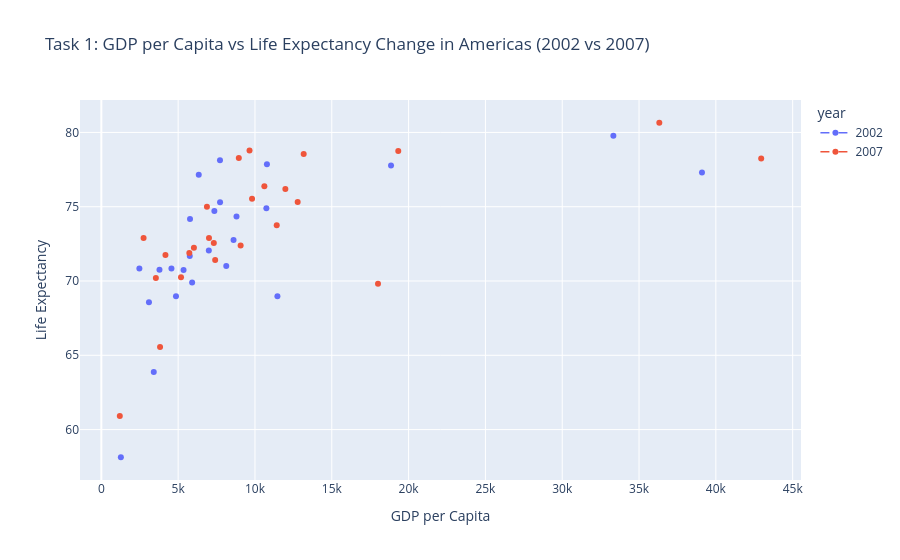

The notebook cell this image was saved under:
### Markdown cell above
## Task 1 — Scatter: life expectancy change over time

**What to build:** A scatter showing **GDP per capita vs life expectancy** for **two years** (2002 and 2007) to show how both moved — use **colour for year** (just 2 colours), **one continent only**.

Choose any continent except Africa (that was the example). Highlight the change direction.

## > 💡 Filter: `df.loc[df['continent'] == 'YOUR_CHOICE']` then filter years

### Code cell
import pandas as pd
import plotly.express as px

df = px.data.gapminder()

chosen_continent = 'Americas'
filtered_df = df.loc[
    (df['continent'] == chosen_continent) & 
    (df['year'].isin([2002, 2007]))
].copy()

filtered_df['year'] = filtered_df['year'].astype(str)
filtered_df = filtered_df.sort_values(['country', 'year'])

fig = px.line(
    filtered_df, 
    x='gdpPercap', 
    y='lifeExp', 
    color='year',          
    line_group='country',  
    hover_name='country',
    title=f'Task 1: GDP per Capita vs Life Expectancy Change in {chosen_continent} (2002 vs 2007)',
    labels={'gdpPercap': 'GDP per Capita', 'lifeExp': 'Life Expectancy'},
    markers=True           
)

fig.update_traces(line=dict(width=1.5, dash='dash'))

fig.show()

### Figure 1 — Plotly figure (JSON) as saved in the notebook; plotly's stock layout.template omitted (floating-point values rounded to 4 significant figures)
{"data": [{"hovertemplate": "<b>%{hovertext}</b><br><br>year=2002<br>country=Argentina<br>GDP per Capita=%{x}<br>Life Expectancy=%{y}<extra></extra>", "hovertext": ["Argentina"], "legendgroup": "2002", "line": {"color": "#636efa", "dash": "dash", "width": 1.5}, "marker": {"symbol": "circle"}, "mode": "lines+markers", "name": "2002", "orientation": "v", "showlegend": true, "type": "scatter", "x": [8798.0], "xaxis": "x", "y": [74.34], "yaxis": "y"}, {"hovertemplate": "<b>%{hovertext}</b><br><br>year=2002<br>country=Bolivia<br>GDP per Capita=%{x}<br>Life Expectancy=%{y}<extra></extra>", "hovertext": ["Bolivia"], "legendgroup": "2002", "line": {"color": "#636efa", "dash": "dash", "width": 1.5}, "marker": {"symbol": "circle"}, "mode": "lines+markers", "name": "2002", "orientation": "v", "showlegend": false, "type": "scatter", "x": [3413.0], "xaxis": "x", "y": [63.88], "yaxis": "y"}, {"hovertemplate": "<b>%{hovertext}</b><br><br>year=2002<br>country=Brazil<br>GDP per Capita=%{x}<br>Life Expectancy=%{y}<extra></extra>", "hovertext": ["Brazil"], "legendgroup": "2002", "line": {"color": "#636efa", "dash": "dash", "width": 1.5}, "marker": {"symbol": "circle"}, "mode": "lines+markers", "name": "2002", "orientation": "v", "showlegend": false, "type": "scatter", "x": [8131.0], "xaxis": "x", "y": [71.01], "yaxis": "y"}, {"hovertemplate": "<b>%{hovertext}</b><br><br>year=2002<br>country=Canada<br>GDP per Capita=%{x}<br>Life Expectancy=%{y}<extra></extra>", "hovertext": ["Canada"], "legendgroup": "2002", "line": {"color": "#636efa", "dash": "dash", "width": 1.5}, "marker": {"symbol": "circle"}, "mode": "lines+markers", "name": "2002", "orientation": "v", "showlegend": false, "type": "scatter", "x": [33330.0], "xaxis": "x", "y": [79.77], "yaxis": "y"}, {"hovertemplate": "<b>%{hovertext}</b><br><br>year=2002<br>country=Chile<br>GDP per Capita=%{x}<br>Life Expectancy=%{y}<extra></extra>", "hovertext": ["Chile"], "legendgroup": "2002", "line": {"color": "#636efa", "dash": "dash", "width": 1.5}, "marker": {"symbol": "circle"}, "mode": "lines+markers", "name": "2002", "orientation": "v", "showlegend": false, "type": "scatter", "x": [10780.0], "xaxis": "x", "y": [77.86], "yaxis": "y"}, {"hovertemplate": "<b>%{hovertext}</b><br><br>year=2002<br>country=Colombia<br>GDP per Capita=%{x}<br>Life Expectancy=%{y}<extra></extra>", "hovertext": ["Colombia"], "legendgroup": "2002", "line": {"color": "#636efa", "dash": "dash", "width": 1.5}, "marker": {"symbol": "circle"}, "mode": "lines+markers", "name": "2002", "orientation": "v", "showlegend": false, "type": "scatter", "x": [5755.0], "xaxis": "x", "y": [71.68], "yaxis": "y"}, {"hovertemplate": "<b>%{hovertext}</b><br><br>year=2002<br>country=Costa Rica<br>GDP per Capita=%{x}<br>Life Expectancy=%{y}<extra></extra>", "hovertext": ["Costa Rica"], "legendgroup": "2002", "line": {"color": "#636efa", "dash": "dash", "width": 1.5}, "marker": {"symbol": "circle"}, "mode": "lines+markers", "name": "2002", "orientation": "v", "showlegend": false, "type": "scatter", "x": [7723.0], "xaxis": "x", "y": [78.12], "yaxis": "y"}, {"hovertemplate": "<b>%{hovertext}</b><br><br>year=2002<br>country=Cuba<br>GDP per Capita=%{x}<br>Life Expectancy=%{y}<extra></extra>", "hovertext": ["Cuba"], "legendgroup": "2002", "line": {"color": "#636efa", "dash": "dash", "width": 1.5}, "marker": {"symbol": "circle"}, "mode": "lines+markers", "name": "2002", "orientation": "v", "showlegend": false, "type": "scatter", "x": [6341.0], "xaxis": "x", "y": [77.16], "yaxis": "y"}, {"hovertemplate": "<b>%{hovertext}</b><br><br>year=2002<br>country=Dominican Republic<br>GDP per Capita=%{x}<br>Life Expectancy=%{y}<extra></extra>", "hovertext": ["Dominican Republic"], "legendgroup": "2002", "line": {"color": "#636efa", "dash": "dash", "width": 1.5}, "marker": {"symbol": "circle"}, "mode": "lines+markers", "name": "2002", "orientation": "v", "showlegend": false, "type": "scatter", "x": [4564.0], "xaxis": "x", "y": [70.85], "yaxis": "y"}, {"hovertemplate": "<b>%{hovertext}</b><br><br>year=2002<br>country=Ecuador<br>GDP per Capita=%{x}<br>Life Expectancy=%{y}<extra></extra>", "hovertext": ["Ecuador"], "legendgroup": "2002", "line": {"color": "#636efa", "dash": "dash", "width": 1.5}, "marker": {"symbol": "circle"}, "mode": "lines+markers", "name": "2002", "orientation": "v", "showlegend": false, "type": "scatter", "x": [5773.0], "xaxis": "x", "y": [74.17], "yaxis": "y"}, {"hovertemplate": "<b>%{hovertext}</b><br><br>year=2002<br>country=El Salvador<br>GDP per Capita=%{x}<br>Life Expectancy=%{y}<extra></extra>", "hovertext": ["El Salvador"], "legendgroup": "2002", "line": {"color": "#636efa", "dash": "dash", "width": 1.5}, "marker": {"symbol": "circle"}, "mode": "lines+markers", "name": "2002", "orientation": "v", "showlegend": false, "type": "scatter", "x": [5352.0], "xaxis": "x", "y": [70.73], "yaxis": "y"}, {"hovertemplate": "<b>%{hovertext}</b><br><br>year=2002<br>country=Guatemala<br>GDP per Capita=%{x}<br>Life Expectancy=%{y}<extra></extra>", "hovertext": ["Guatemala"], "legendgroup": "2002", "line": {"color": "#636efa", "dash": "dash", "width": 1.5}, "marker": {"symbol": "circle"}, "mode": "lines+markers", "name": "2002", "orientation": "v", "showlegend": false, "type": "scatter", "x": [4858.0], "xaxis": "x", "y": [68.98], "yaxis": "y"}, {"hovertemplate": "<b>%{hovertext}</b><br><br>year=2002<br>country=Haiti<br>GDP per Capita=%{x}<br>Life Expectancy=%{y}<extra></extra>", "hovertext": ["Haiti"], "legendgroup": "2002", "line": {"color": "#636efa", "dash": "dash", "width": 1.5}, "marker": {"symbol": "circle"}, "mode": "lines+markers", "name": "2002", "orientation": "v", "showlegend": false, "type": "scatter", "x": [1270.0], "xaxis": "x", "y": [58.14], "yaxis": "y"}, {"hovertemplate": "<b>%{hovertext}</b><br><br>year=2002<br>country=Honduras<br>GDP per Capita=%{x}<br>Life Expectancy=%{y}<extra></extra>", "hovertext": ["Honduras"], "legendgroup": "2002", "line": {"color": "#636efa", "dash": "dash", "width": 1.5}, "marker": {"symbol": "circle"}, "mode": "lines+markers", "name": "2002", "orientation": "v", "showlegend": false, "type": "scatter", "x": [3100.0], "xaxis": "x", "y": [68.56], "yaxis": "y"}, {"hovertemplate": "<b>%{hovertext}</b><br><br>year=2002<br>country=Jamaica<br>GDP per Capita=%{x}<br>Life Expectancy=%{y}<extra></extra>", "hovertext": ["Jamaica"], "legendgroup": "2002", "line": {"color": "#636efa", "dash": "dash", "width": 1.5}, "marker": {"symbol": "circle"}, "mode": "lines+markers", "name": "2002", "orientation": "v", "showlegend": false, "type": "scatter", "x": [6995.0], "xaxis": "x", "y": [72.05], "yaxis": "y"}, {"hovertemplate": "<b>%{hovertext}</b><br><br>year=2002<br>country=Mexico<br>GDP per Capita=%{x}<br>Life Expectancy=%{y}<extra></extra>", "hovertext": ["Mexico"], "legendgroup": "2002", "line": {"color": "#636efa", "dash": "dash", "width": 1.5}, "marker": {"symbol": "circle"}, "mode": "lines+markers", "name": "2002", "orientation": "v", "showlegend": false, "type": "scatter", "x": [10740.0], "xaxis": "x", "y": [74.9], "yaxis": "y"}, {"hovertemplate": "<b>%{hovertext}</b><br><br>year=2002<br>country=Nicaragua<br>GDP per Capita=%{x}<br>Life Expectancy=%{y}<extra></extra>", "hovertext": ["Nicaragua"], "legendgroup": "2002", "line": {"color": "#636efa", "dash": "dash", "width": 1.5}, "marker": {"symbol": "circle"}, "mode": "lines+markers", "name": "2002", "orientation": "v", "showlegend": false, "type": "scatter", "x": [2475.0], "xaxis": "x", "y": [70.84], "yaxis": "y"}, {"hovertemplate": "<b>%{hovertext}</b><br><br>year=2002<br>country=Panama<br>GDP per Capita=%{x}<br>Life Expectancy=%{y}<extra></extra>", "hovertext": ["Panama"], "legendgroup": "2002", "line": {"color": "#636efa", "dash": "dash", "width": 1.5}, "marker": {"symbol": "circle"}, "mode": "lines+markers", "name": "2002", "orientation": "v", "showlegend": false, "type": "scatter", "x": [7356.0], "xaxis": "x", "y": [74.71], "yaxis": "y"}, {"hovertemplate": "<b>%{hovertext}</b><br><br>year=2002<br>country=Paraguay<br>GDP per Capita=%{x}<br>Life Expectancy=%{y}<extra></extra>", "hovertext": ["Paraguay"], "legendgroup": "2002", "line": {"color": "#636efa", "dash": "dash", "width": 1.5}, "marker": {"symbol": "circle"}, "mode": "lines+markers", "name": "2002", "orientation": "v", "showlegend": false, "type": "scatter", "x": [3784.0], "xaxis": "x", "y": [70.75], "yaxis": "y"}, {"hovertemplate": "<b>%{hovertext}</b><br><br>year=2002<br>country=Peru<br>GDP per Capita=%{x}<br>Life Expectancy=%{y}<extra></extra>", "hovertext": ["Peru"], "legendgroup": "2002", "line": {"color": "#636efa", "dash": "dash", "width": 1.5}, "marker": {"symbol": "circle"}, "mode": "lines+markers", "name": "2002", "orientation": "v", "showlegend": false, "type": "scatter", "x": [5909.0], "xaxis": "x", "y": [69.91], "yaxis": "y"}, {"hovertemplate": "<b>%{hovertext}</b><br><br>year=2002<br>country=Puerto Rico<br>GDP per Capita=%{x}<br>Life Expectancy=%{y}<extra></extra>", "hovertext": ["Puerto Rico"], "legendgroup": "2002", "line": {"color": "#636efa", "dash": "dash", "width": 1.5}, "marker": {"symbol": "circle"}, "mode": "lines+markers", "name": "2002", "orientation": "v", "showlegend": false, "type": "scatter", "x": [18860.0], "xaxis": "x", "y": [77.78], "yaxis": "y"}, {"hovertemplate": "<b>%{hovertext}</b><br><br>year=2002<br>country=Trinidad and Tobago<br>GDP per Capita=%{x}<br>Life Expectancy=%{y}<extra></extra>", "hovertext": ["Trinidad and Tobago"], "legendgroup": "2002", "line": {"color": "#636efa", "dash": "dash", "width": 1.5}, "marker": {"symbol": "circle"}, "mode": "lines+markers", "name": "2002", "orientation": "v", "showlegend": false, "type": "scatter", "x": [11460.0], "xaxis": "x", "y": [68.98], "yaxis": "y"}, {"hovertemplate": "<b>%{hovertext}</b><br><br>year=2002<br>country=United States<br>GDP per Capita=%{x}<br>Life Expectancy=%{y}<extra></extra>", "hovertext": ["United States"], "legendgroup": "2002", "line": {"color": "#636efa", "dash": "dash", "width": 1.5}, "marker": {"symbol": "circle"}, "mode": "lines+markers", "name": "2002", "orientation": "v", "showlegend": false, "type": "scatter", "x": [39100.0], "xaxis": "x", "y": [77.31], "yaxis": "y"}, {"hovertemplate": "<b>%{hovertext}</b><br><br>year=2002<br>country=Uruguay<br>GDP per Capita=%{x}<br>Life Expectancy=%{y}<extra></extra>", "hovertext": ["Uruguay"], "legendgroup": "2002", "line": {"color": "#636efa", "dash": "dash", "width": 1.5}, "marker": {"symbol": "circle"}, "mode": "lines+markers", "name": "2002", "orientation": "v", "showlegend": false, "type": "scatter", "x": [7727.0], "xaxis": "x", "y": [75.31], "yaxis": "y"}, {"hovertemplate": "<b>%{hovertext}</b><br><br>year=2002<br>country=Venezuela<br>GDP per Capita=%{x}<br>Life Expectancy=%{y}<extra></extra>", "hovertext": ["Venezuela"], "legendgroup": "2002", "line": {"color": "#636efa", "dash": "dash", "width": 1.5}, "marker": {"symbol": "circle"}, "mode": "lines+markers", "name": "2002", "orientation": "v", "showlegend": false, "type": "scatter", "x": [8605.0], "xaxis": "x", "y": [72.77], "yaxis": "y"}, {"hovertemplate": "<b>%{hovertext}</b><br><br>year=2007<br>country=Argentina<br>GDP per Capita=%{x}<br>Life Expectancy=%{y}<extra></extra>", "hovertext": ["Argentina"], "legendgroup": "2007", "line": {"color": "#EF553B", "dash": "dash", "width": 1.5}, "marker": {"symbol": "circle"}, "mode": "lines+markers", "name": "2007", "orientation": "v", "showlegend": true, "type": "scatter", "x": [12780.0], "xaxis": "x", "y": [75.32], "yaxis": "y"}, {"hovertemplate": "<b>%{hovertext}</b><br><br>year=2007<br>country=Bolivia<br>GDP per Capita=%{x}<br>Life Expectancy=%{y}<extra></extra>", "hovertext": ["Bolivia"], "legendgroup": "2007", "line": {"color": "#EF553B", "dash": "dash", "width": 1.5}, "marker": {"symbol": "circle"}, "mode": "lines+markers", "name": "2007", "orientation": "v", "showlegend": false, "type": "scatter", "x": [3822.0], "xaxis": "x", "y": [65.55], "yaxis": "y"}, {"hovertemplate": "<b>%{hovertext}</b><br><br>year=2007<br>country=Brazil<br>GDP per Capita=%{x}<br>Life Expectancy=%{y}<extra></extra>", "hovertext": ["Brazil"], "legendgroup": "2007", "line": {"color": "#EF553B", "dash": "dash", "width": 1.5}, "marker": {"symbol": "circle"}, "mode": "lines+markers", "name": "2007", "orientation": "v", "showlegend": false, "type": "scatter", "x": [9066.0], "xaxis": "x", "y": [72.39], "yaxis": "y"}, {"hovertemplate": "<b>%{hovertext}</b><br><br>year=2007<br>country=Canada<br>GDP per Capita=%{x}<br>Life Expectancy=%{y}<extra></extra>", "hovertext": ["Canada"], "legendgroup": "2007", "line": {"color": "#EF553B", "dash": "dash", "width": 1.5}, "marker": {"symbol": "circle"}, "mode": "lines+markers", "name": "2007", "orientation": "v", "showlegend": false, "type": "scatter", "x": [36320.0], "xaxis": "x", "y": [80.65], "yaxis": "y"}, {"hovertemplate": "<b>%{hovertext}</b><br><br>year=2007<br>country=Chile<br>GDP per Capita=%{x}<br>Life Expectancy=%{y}<extra></extra>", "hovertext": ["Chile"], "legendgroup": "2007", "line": {"color": "#EF553B", "dash": "dash", "width": 1.5}, "marker": {"symbol": "circle"}, "mode": "lines+markers", "name": "2007", "orientation": "v", "showlegend": false, "type": "scatter", "x": [13170.0], "xaxis": "x", "y": [78.55], "yaxis": "y"}, {"hovertemplate": "<b>%{hovertext}</b><br><br>year=2007<br>country=Colombia<br>GDP per Capita=%{x}<br>Life Expectancy=%{y}<extra></extra>", "hovertext": ["Colombia"], "legendgroup": "2007", "line": {"color": "#EF553B", "dash": "dash", "width": 1.5}, "marker": {"symbol": "circle"}, "mode": "lines+markers", "name": "2007", "orientation": "v", "showlegend": false, "type": "scatter", "x": [7007.0], "xaxis": "x", "y": [72.89], "yaxis": "y"}, {"hovertemplate": "<b>%{hovertext}</b><br><br>year=2007<br>country=Costa Rica<br>GDP per Capita=%{x}<br>Life Expectancy=%{y}<extra></extra>", "hovertext": ["Costa Rica"], "legendgroup": "2007", "line": {"color": "#EF553B", "dash": "dash", "width": 1.5}, "marker": {"symbol": "circle"}, "mode": "lines+markers", "name": "2007", "orientation": "v", "showlegend": false, "type": "scatter", "x": [9645.0], "xaxis": "x", "y": [78.78], "yaxis": "y"}, {"hovertemplate": "<b>%{hovertext}</b><br><br>year=2007<br>country=Cuba<br>GDP per Capita=%{x}<br>Life Expectancy=%{y}<extra></extra>", "hovertext": ["Cuba"], "legendgroup": "2007", "line": {"color": "#EF553B", "dash": "dash", "width": 1.5}, "marker": {"symbol": "circle"}, "mode": "lines+markers", "name": "2007", "orientation": "v", "showlegend": false, "type": "scatter", "x": [8948.0], "xaxis": "x", "y": [78.27], "yaxis": "y"}, {"hovertemplate": "<b>%{hovertext}</b><br><br>year=2007<br>country=Dominican Republic<br>GDP per Capita=%{x}<br>Life Expectancy=%{y}<extra></extra>", "hovertext": ["Dominican Republic"], "legendgroup": "2007", "line": {"color": "#EF553B", "dash": "dash", "width": 1.5}, "marker": {"symbol": "circle"}, "mode": "lines+markers", "name": "2007", "orientation": "v", "showlegend": false, "type": "scatter", "x": [6025.0], "xaxis": "x", "y": [72.23], "yaxis": "y"}, {"hovertemplate": "<b>%{hovertext}</b><br><br>year=2007<br>country=Ecuador<br>GDP per Capita=%{x}<br>Life Expectancy=%{y}<extra></extra>", "hovertext": ["Ecuador"], "legendgroup": "2007", "line": {"color": "#EF553B", "dash": "dash", "width": 1.5}, "marker": {"symbol": "circle"}, "mode": "lines+markers", "name": "2007", "orientation": "v", "showlegend": false, "type": "scatter", "x": [6873.0], "xaxis": "x", "y": [74.99], "yaxis": "y"}, {"hovertemplate": "<b>%{hovertext}</b><br><br>year=2007<br>country=El Salvador<br>GDP per Capita=%{x}<br>Life Expectancy=%{y}<extra></extra>", "hovertext": ["El Salvador"], "legendgroup": "2007", "line": {"color": "#EF553B", "dash": "dash", "width": 1.5}, "marker": {"symbol": "circle"}, "mode": "lines+markers", "name": "2007", "orientation": "v", "showlegend": false, "type": "scatter", "x": [5728.0], "xaxis": "x", "y": [71.88], "yaxis": "y"}, {"hovertemplate": "<b>%{hovertext}</b><br><br>year=2007<br>country=Guatemala<br>GDP per Capita=%{x}<br>Life Expectancy=%{y}<extra></extra>", "hovertext": ["Guatemala"], "legendgroup": "2007", "line": {"color": "#EF553B", "dash": "dash", "width": 1.5}, "marker": {"symbol": "circle"}, "mode": "lines+markers", "name": "2007", "orientation": "v", "showlegend": false, "type": "scatter", "x": [5186.0], "xaxis": "x", "y": [70.26], "yaxis": "y"}, {"hovertemplate": "<b>%{hovertext}</b><br><br>year=2007<br>country=Haiti<br>GDP per Capita=%{x}<br>Life Expectancy=%{y}<extra></extra>", "hovertext": ["Haiti"], "legendgroup": "2007", "line": {"color": "#EF553B", "dash": "dash", "width": 1.5}, "marker": {"symbol": "circle"}, "mode": "lines+markers", "name": "2007", "orientation": "v", "showlegend": false, "type": "scatter", "x": [1202.0], "xaxis": "x", "y": [60.92], "yaxis": "y"}, {"hovertemplate": "<b>%{hovertext}</b><br><br>year=2007<br>country=Honduras<br>GDP per Capita=%{x}<br>Life Expectancy=%{y}<extra></extra>", "hovertext": ["Honduras"], "legendgroup": "2007", "line": {"color": "#EF553B", "dash": "dash", "width": 1.5}, "marker": {"symbol": "circle"}, "mode": "lines+markers", "name": "2007", "orientation": "v", "showlegend": false, "type": "scatter", "x": [3548.0], "xaxis": "x", "y": [70.2], "yaxis": "y"}, {"hovertemplate": "<b>%{hovertext}</b><br><br>year=2007<br>country=Jamaica<br>GDP per Capita=%{x}<br>Life Expectancy=%{y}<extra></extra>", "hovertext": ["Jamaica"], "legendgroup": "2007", "line": {"color": "#EF553B", "dash": "dash", "width": 1.5}, "marker": {"symbol": "circle"}, "mode": "lines+markers", "name": "2007", "orientation": "v", "showlegend": false, "type": "scatter", "x": [7321.0], "xaxis": "x", "y": [72.57], "yaxis": "y"}, {"hovertemplate": "<b>%{hovertext}</b><br><br>year=2007<br>country=Mexico<br>GDP per Capita=%{x}<br>Life Expectancy=%{y}<extra></extra>", "hovertext": ["Mexico"], "legendgroup": "2007", "line": {"color": "#EF553B", "dash": "dash", "width": 1.5}, "marker": {"symbol": "circle"}, "mode": "lines+markers", "name": "2007", "orientation": "v", "showlegend": false, "type": "scatter", "x": [11980.0], "xaxis": "x", "y": [76.19], "yaxis": "y"}, {"hovertemplate": "<b>%{hovertext}</b><br><br>year=2007<br>country=Nicaragua<br>GDP per Capita=%{x}<br>Life Expectancy=%{y}<extra></extra>", "hovertext": ["Nicaragua"], "legendgroup": "2007", "line": {"color": "#EF553B", "dash": "dash", "width": 1.5}, "marker": {"symbol": "circle"}, "mode": "lines+markers", "name": "2007", "orientation": "v", "showlegend": false, "type": "scatter", "x": [2749.0], "xaxis": "x", "y": [72.9], "yaxis": "y"}, {"hovertemplate": "<b>%{hovertext}</b><br><br>year=2007<br>country=Panama<br>GDP per Capita=%{x}<br>Life Expectancy=%{y}<extra></extra>", "hovertext": ["Panama"], "legendgroup": "2007", "line": {"color": "#EF553B", "dash": "dash", "width": 1.5}, "marker": {"symbol": "circle"}, "mode": "lines+markers", "name": "2007", "orientation": "v", "showlegend": false, "type": "scatter", "x": [9809.0], "xaxis": "x", "y": [75.54], "yaxis": "y"}, {"hovertemplate": "<b>%{hovertext}</b><br><br>year=2007<br>country=Paraguay<br>GDP per Capita=%{x}<br>Life Expectancy=%{y}<extra></extra>", "hovertext": ["Paraguay"], "legendgroup": "2007", "line": {"color": "#EF553B", "dash": "dash", "width": 1.5}, "marker": {"symbol": "circle"}, "mode": "lines+markers", "name": "2007", "orientation": "v", "showlegend": false, "type": "scatter", "x": [4173.0], "xaxis": "x", "y": [71.75], "yaxis": "y"}, {"hovertemplate": "<b>%{hovertext}</b><br><br>year=2007<br>country=Peru<br>GDP per Capita=%{x}<br>Life Expectancy=%{y}<extra></extra>", "hovertext": ["Peru"], "legendgroup": "2007", "line": {"color": "#EF553B", "dash": "dash", "width": 1.5}, "marker": {"symbol": "circle"}, "mode": "lines+markers", "name": "2007", "orientation": "v", "showlegend": false, "type": "scatter", "x": [7409.0], "xaxis": "x", "y": [71.42], "yaxis": "y"}, {"hovertemplate": "<b>%{hovertext}</b><br><br>year=2007<br>country=Puerto Rico<br>GDP per Capita=%{x}<br>Life Expectancy=%{y}<extra></extra>", "hovertext": ["Puerto Rico"], "legendgroup": "2007", "line": {"color": "#EF553B", "dash": "dash", "width": 1.5}, "marker": {"symbol": "circle"}, "mode": "lines+markers", "name": "2007", "orientation": "v", "showlegend": false, "type": "scatter", "x": [19330.0], "xaxis": "x", "y": [78.75], "yaxis": "y"}, {"hovertemplate": "<b>%{hovertext}</b><br><br>year=2007<br>country=Trinidad and Tobago<br>GDP per Capita=%{x}<br>Life Expectancy=%{y}<extra></extra>", "hovertext": ["Trinidad and Tobago"], "legendgroup": "2007", "line": {"color": "#EF553B", "dash": "dash", "width": 1.5}, "marker": {"symbol": "circle"}, "mode": "lines+markers", "name": "2007", "orientation": "v", "showlegend": false, "type": "scatter", "x": [18010.0], "xaxis": "x", "y": [69.82], "yaxis": "y"}, {"hovertemplate": "<b>%{hovertext}</b><br><br>year=2007<br>country=United States<br>GDP per Capita=%{x}<br>Life Expectancy=%{y}<extra></extra>", "hovertext": ["United States"], "legendgroup": "2007", "line": {"color": "#EF553B", "dash": "dash", "width": 1.5}, "marker": {"symbol": "circle"}, "mode": "lines+markers", "name": "2007", "orientation": "v", "showlegend": false, "type": "scatter", "x": [42950.0], "xaxis": "x", "y": [78.24], "yaxis": "y"}, {"hovertemplate": "<b>%{hovertext}</b><br><br>year=2007<br>country=Uruguay<br>GDP per Capita=%{x}<br>Life Expectancy=%{y}<extra></extra>", "hovertext": ["Uruguay"], "legendgroup": "2007", "line": {"color": "#EF553B", "dash": "dash", "width": 1.5}, "marker": {"symbol": "circle"}, "mode": "lines+markers", "name": "2007", "orientation": "v", "showlegend": false, "type": "scatter", "x": [10610.0], "xaxis": "x", "y": [76.38], "yaxis": "y"}, {"hovertemplate": "<b>%{hovertext}</b><br><br>year=2007<br>country=Venezuela<br>GDP per Capita=%{x}<br>Life Expectancy=%{y}<extra></extra>", "hovertext": ["Venezuela"], "legendgroup": "2007", "line": {"color": "#EF553B", "dash": "dash", "width": 1.5}, "marker": {"symbol": "circle"}, "mode": "lines+markers", "name": "2007", "orientation": "v", "showlegend": false, "type": "scatter", "x": [11420.0], "xaxis": "x", "y": [73.75], "yaxis": "y"}], "layout": {"legend": {"title": {"text": "year"}, "tracegroupgap": 0}, "title": {"text": "Task 1: GDP per Capita vs Life Expectancy Change in Americas (2002 vs 2007)"}, "xaxis": {"anchor": "y", "domain": [0, 1], "title": {"text": "GDP per Capita"}}, "yaxis": {"anchor": "x", "domain": [0, 1], "title": {"text": "Life Expectancy"}}}}
